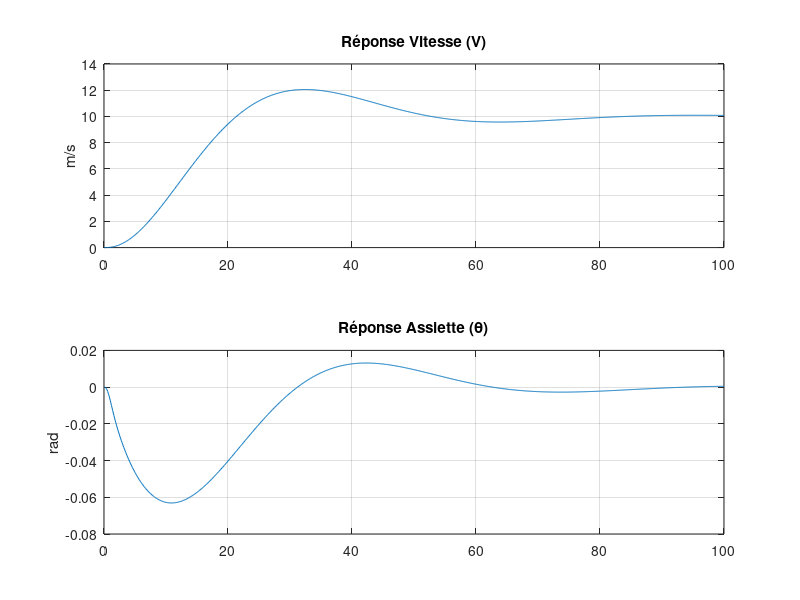

This figure's MATLAB source:
A = [-0.00255,   6.26,    -0.0486, -9.81;
     -0.000247, -0.488,    0.993,   0;
      0,        -13.3,    -1.50,    0;
      0,         0,        1,       0];

B = [-0.00637,  1.37e-6;   
     -0.00087, -8.46e-10;
     -0.273,    0;
      0,        0];

C = [1, 0, 0, 0;   % Mesure de V (1er état)
     0, 0, 0, 1];  % Mesure de theta (4ème état)
D = [0, 0; 
     0, 0];


disp('Pôles en boucle ouverte :');
disp(eig(A));

Poles_BF = [-0.05 + 0.1j, -0.05 - 0.1j, ...  % Dynamique lente (Vitesse)
            -2.0 + 2.0j,  -2.0 - 2.0j];      % Dynamique rapide (Tangage)

K = place(A, B, Poles_BF);

disp('Gain de retour K (2x4) :');
disp(K);

Poles_Obs = [-0.5, -0.6, -10, -12]; 

L = place(A', C', Poles_Obs)';

disp('Gain de l''observateur L (4x2) :');
disp(L);

A_aug = [A, zeros(4, 2); 
        -C, zeros(2, 2)];

B_aug = [B; zeros(2, 2)];

Poles_Int = [Poles_BF, -0.5, -0.6]; 

K_aug = place(A_aug, B_aug, Poles_Int);

% Séparation des gains
K_p = K_aug(:, 1:4); % Gain proportionnel (sur les états)
K_i = K_aug(:, 5:6); % Gain intégral (sur les erreurs)

disp('Gain Proportionnel K_p :'); disp(K_p);
disp('Gain Intégral K_i :'); disp(K_i);

%Simulation (Réponse à un échelon de Vitesse)
sys_cl = ss(A_aug - B_aug*K_aug, [zeros(4,2); eye(2)], [C, zeros(2,2)], 0);

% Simulation d'une consigne de +10 m/s sur V, 0 sur theta
t = 0:0.1:100;
u_ref = [10; 0]; 
[y, t, x] = lsim(sys_cl, repmat(u_ref', length(t), 1), t);

figure;
subplot(2,1,1); plot(t, y(:,1)); grid on; title('Réponse Vitesse (V)'); ylabel('m/s');
subplot(2,1,2); plot(t, y(:,2)); grid on; title('Réponse Assiette (\theta)'); ylabel('rad');	

